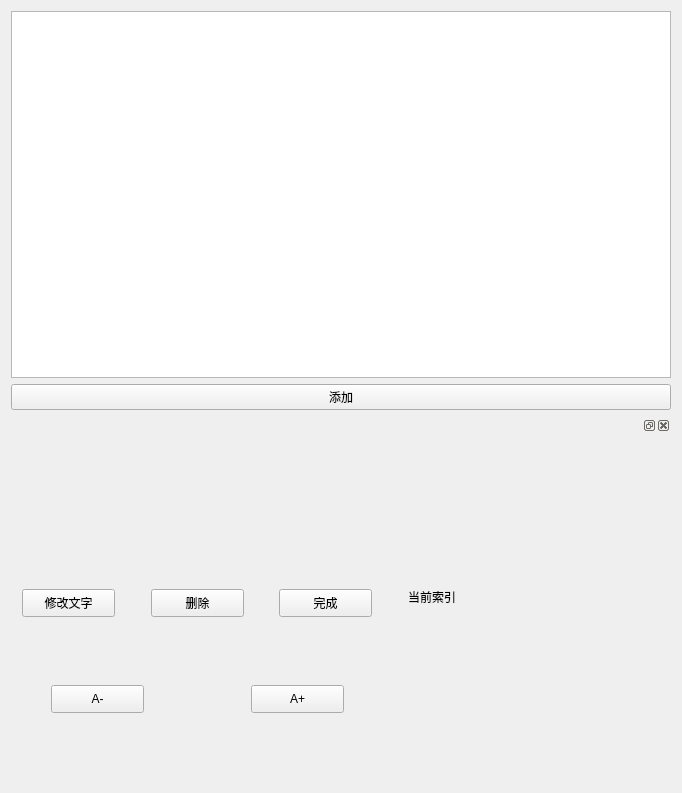
<?xml version="1.0" encoding="UTF-8"?>
<ui version="4.0">
 <class>Form</class>
 <widget class="QWidget" name="Form">
  <property name="geometry">
   <rect>
    <x>0</x>
    <y>0</y>
    <width>682</width>
    <height>793</height>
   </rect>
  </property>
  <property name="windowTitle">
   <string>Form</string>
  </property>
  <property name="styleSheet">
   <string notr="true"/>
  </property>
  <layout class="QGridLayout" name="gridLayout">
   <item row="0" column="0">
    <layout class="QVBoxLayout" name="verticalLayout">
     <item>
      <widget class="QListWidget" name="eventList"/>
     </item>
     <item>
      <widget class="QPushButton" name="addEventButton">
       <property name="text">
        <string>添加</string>
       </property>
      </widget>
     </item>
     <item>
      <widget class="QDockWidget" name="optinsWindow">
       <widget class="QWidget" name="dockWidgetContents">
        <widget class="QPushButton" name="changeTextButton">
         <property name="geometry">
          <rect>
           <x>11</x>
           <y>154</y>
           <width>93</width>
           <height>28</height>
          </rect>
         </property>
         <property name="text">
          <string>修改文字</string>
         </property>
        </widget>
        <widget class="QPushButton" name="removeEventButton">
         <property name="geometry">
          <rect>
           <x>140</x>
           <y>154</y>
           <width>93</width>
           <height>28</height>
          </rect>
         </property>
         <property name="text">
          <string>删除</string>
         </property>
        </widget>
        <widget class="QPushButton" name="completeEventButton">
         <property name="geometry">
          <rect>
           <x>268</x>
           <y>154</y>
           <width>93</width>
           <height>28</height>
          </rect>
         </property>
         <property name="text">
          <string>完成</string>
         </property>
        </widget>
        <widget class="QLabel" name="label">
         <property name="geometry">
          <rect>
           <x>397</x>
           <y>154</y>
           <width>60</width>
           <height>16</height>
          </rect>
         </property>
         <property name="text">
          <string>当前索引</string>
         </property>
        </widget>
        <widget class="QLabel" name="indexLabel">
         <property name="geometry">
          <rect>
           <x>525</x>
           <y>154</y>
           <width>16</width>
           <height>17</height>
          </rect>
         </property>
         <property name="text">
          <string/>
         </property>
        </widget>
        <widget class="QPushButton" name="decreaseFontSizeButton">
         <property name="geometry">
          <rect>
           <x>40</x>
           <y>250</y>
           <width>93</width>
           <height>28</height>
          </rect>
         </property>
         <property name="text">
          <string>A-</string>
         </property>
        </widget>
        <widget class="QPushButton" name="increaseFontSizeButton">
         <property name="geometry">
          <rect>
           <x>240</x>
           <y>250</y>
           <width>93</width>
           <height>28</height>
          </rect>
         </property>
         <property name="text">
          <string>A+</string>
         </property>
        </widget>
        <widget class="QLabel" name="fontSizeLabel">
         <property name="geometry">
          <rect>
           <x>150</x>
           <y>260</y>
           <width>72</width>
           <height>15</height>
          </rect>
         </property>
         <property name="text">
          <string/>
         </property>
        </widget>
       </widget>
      </widget>
     </item>
    </layout>
   </item>
  </layout>
 </widget>
 <resources/>
 <connections>
  <connection>
   <sender>addEventButton</sender>
   <signal>clicked()</signal>
   <receiver>Form</receiver>
   <slot>addEvent()</slot>
   <hints>
    <hint type="sourcelabel">
     <x>59</x>
     <y>398</y>
    </hint>
    <hint type="destinationlabel">
     <x>37</x>
     <y>545</y>
    </hint>
   </hints>
  </connection>
  <connection>
   <sender>eventList</sender>
   <signal>doubleClicked(QModelIndex)</signal>
   <receiver>Form</receiver>
   <slot>openOptionsWindow()</slot>
   <hints>
    <hint type="sourcelabel">
     <x>319</x>
     <y>293</y>
    </hint>
    <hint type="destinationlabel">
     <x>28</x>
     <y>231</y>
    </hint>
   </hints>
  </connection>
  <connection>
   <sender>removeEventButton</sender>
   <signal>clicked()</signal>
   <receiver>Form</receiver>
   <slot>removeEvent()</slot>
   <hints>
    <hint type="sourcelabel">
     <x>177</x>
     <y>609</y>
    </hint>
    <hint type="destinationlabel">
     <x>33</x>
     <y>622</y>
    </hint>
   </hints>
  </connection>
  <connection>
   <sender>changeTextButton</sender>
   <signal>clicked()</signal>
   <receiver>Form</receiver>
   <slot>changeEventText()</slot>
   <hints>
    <hint type="sourcelabel">
     <x>74</x>
     <y>612</y>
    </hint>
    <hint type="destinationlabel">
     <x>16</x>
     <y>656</y>
    </hint>
   </hints>
  </connection>
  <connection>
   <sender>completeEventButton</sender>
   <signal>clicked()</signal>
   <receiver>Form</receiver>
   <slot>completeEvent()</slot>
   <hints>
    <hint type="sourcelabel">
     <x>325</x>
     <y>607</y>
    </hint>
    <hint type="destinationlabel">
     <x>9</x>
     <y>519</y>
    </hint>
   </hints>
  </connection>
  <connection>
   <sender>decreaseFontSizeButton</sender>
   <signal>clicked()</signal>
   <receiver>Form</receiver>
   <slot>decreaseEventFontSize()</slot>
   <hints>
    <hint type="sourcelabel">
     <x>116</x>
     <y>705</y>
    </hint>
    <hint type="destinationlabel">
     <x>8</x>
     <y>702</y>
    </hint>
   </hints>
  </connection>
  <connection>
   <sender>increaseFontSizeButton</sender>
   <signal>clicked()</signal>
   <receiver>Form</receiver>
   <slot>increaseEventFontSize()</slot>
   <hints>
    <hint type="sourcelabel">
     <x>303</x>
     <y>702</y>
    </hint>
    <hint type="destinationlabel">
     <x>9</x>
     <y>740</y>
    </hint>
   </hints>
  </connection>
 </connections>
 <slots>
  <slot>addEvent()</slot>
  <slot>openOptionsWindow()</slot>
  <slot>removeEvent()</slot>
  <slot>changeEventText()</slot>
  <slot>completeEvent()</slot>
  <slot>decreaseEventFontSize()</slot>
  <slot>increaseEventFontSize()</slot>
 </slots>
</ui>
